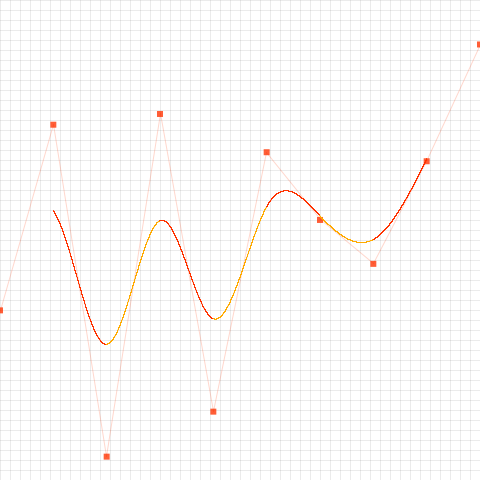
Frame 1 (no input)
Frame 60 (the mouse pressed at the canvas centre just before this capture): identical to frame 1, image omitted
Frame 120 (the mouse held since frame 60 and released just before this capture): identical to frame 1, image omitted

The Processing sketch that drew this single still picture (run headless with seeded random() and noise(); from frame 60 on, the mouse is pressed at the canvas centre):

// Processing sketch: processing_64344
// ── processing_64344.pde

PVector tmp = new PVector(0,0);
PVector prev = new PVector(0,0);

int pNum = 10;
int deg = 3;
int degMax = 6;

PVector[] p = new PVector[pNum];
int m = pNum + degMax + 1;

float nVec[] = new float[m];

int selected;

boolean recPDF = false;
int page = 0;

void setup(){
  size(480,480);
  colorMode(RGB,255);
  
  frameRate(30);
  
  for(int i = 0;i<pNum;i++){
    p[i] = new PVector((float)i/(float)(pNum-1)*width,random(height));
  }
  
  for(int i = 0;i<m;i++) {
    nVec[i] = i;
  }
  
  m = pNum + deg + 1;
  
  //m = nVec.length;
  smooth();
}


void drawPolygon(){
  int i;
  //制御点に四角を表示
  noStroke();                   //線を描画しない
  fill(255,50,0,200);                   //塗りの色を設定
  rectMode(CENTER);             //四角の基準点を中心に
  int rectL = 6;                //制御点の四角のサイズ
  
  for(i=0;i<pNum;i++){
    rect(p[i].x,p[i].y,rectL,rectL);
  }
  
  strokeWeight(1);          //線を描画しない
  fill(255,50,0,200);   
  noFill();
  
  //始点、終点から制御点への線を表示            //線を描画しない
  stroke(255,50,0,50);  
  for(i=0;i<pNum-1;i++){
    line(p[i].x,p[i].y,p[i+1].x,p[i+1].y);
  }
}


float blending(int i,int k, float t){
  float val;
  float w1 = 0.0,w2 = 0.0;
  if(k==0){
    if(nVec[i] <= t && t < nVec[i+1]) val = 1.0;
    else val = 0.0;
  }else{
    if((nVec[i+k+1]-nVec[i+1])!=0)  
    w1 = blending(i+1,k-1,t) * (nVec[i+k+1] - t) / (nVec[i+k+1] - nVec[i+1]);
    if((nVec[i+k]-nVec[i])!=0)  
    w2 = blending(i,k-1,t) * (t - nVec[i]) / (nVec[i+k] - nVec[i]);
    val = w1 + w2;
  }
  return val;
}
void drawBSpline(){
  float[] b = new float[pNum];
  
  for(float t=nVec[deg];t < nVec[m-deg-1]; t += 0.001){
    
    if(floor(t) %2 == 1)  stroke(255,50,0);
    else stroke(255,170,0);
    
    tmp = new PVector(0,0);
    for(int j =0;j<pNum;j++){
      b[j] = blending(j,deg,t);
      
      tmp.x += p[j].x * b[j];
      tmp.y += p[j].y * b[j];
      
    }
    
    if(t != nVec[deg] && t != nVec[m-deg-1] && ((tmp.x!= -1) && (prev.x != -1))){
      line(tmp.x, tmp.y, prev.x, prev.y);
    }
    prev.set(tmp);
  }
}
//グリッドを描画する関数
void drawGrid(float gScale){
  
  
    
  strokeWeight(1);

  int i;
  for(i=0;i<=width/gScale;i++){
    stroke(0,0,0,20);
    line(i*gScale,0,i*gScale,height);
  }
  for(i=0;i<=height/gScale;i++){  
    stroke(0,0,0,20);
    line(0,i*gScale,width,i*gScale);
  }
}


void draw(){
  
  
  background(255,255,255);
  drawGrid(10);
  
  drawPolygon();
  
  stroke(255,50,0);
  
  drawBSpline();
}

void mousePressed(){
  selected = -1;
  
  float minD = 10;
  int i;
  for(i=0;i<pNum;i++){
    float d = dist(mouseX,mouseY,p[i].x,p[i].y);
    if(d < minD){
      minD = d;
      selected = i;
    }
  }
  
  if(selected != -1){
    p[selected].x = mouseX;
    p[selected].y = mouseY;
  }
    
}

void mouseDragged(){
  if(selected != -1){
    p[selected].x = mouseX;
    p[selected].y = mouseY;
  }
}


void keyPressed(){
  switch(keyCode){
    
    case 49:
    case 50:
    case 51:
    case 52:
    case 53:
    case 54:
    deg = keyCode - 48;
    m = pNum + deg + 1;
    
    break;
    
    
    
  }
}
